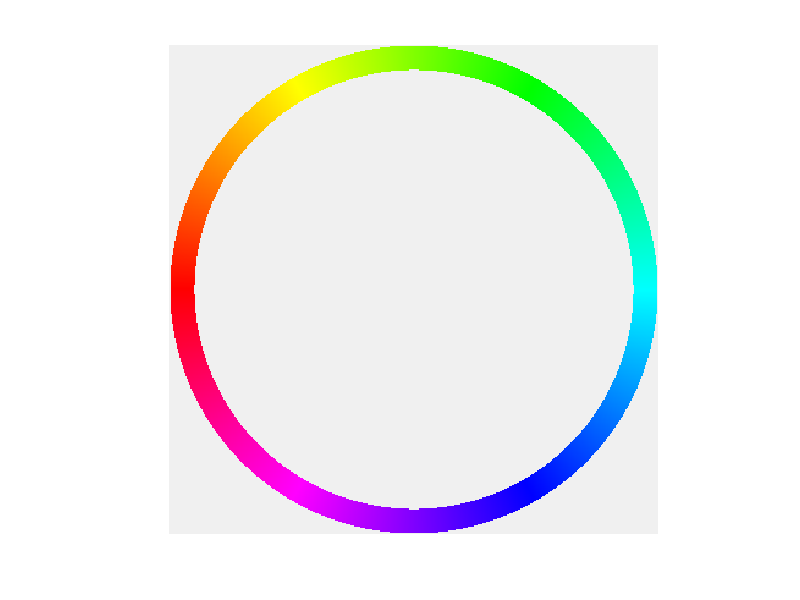

MATLAB code to generate this figure: (Note: this script raises an error after producing the figure.)
% generate_colormap.m
%
% Utility script for generating a colormap along a user-defined path in hsv
% space.
%
% Nathanael Kazmierczak, 06/28/2023


% degrees = 0:355;
%% Generate the hue ring
n = 400;
rectbase = linspace(-1,1,n);
[xspace,yspace] = meshgrid(rectbase,rectbase);
[theta,rho] = cart2pol(xspace,yspace);
goodinds = (rho <= 1) & (rho >= 0.9);
hues = (theta - min(min(theta)))/(2*pi);
sats = ones(size(hues));
vals = ones(size(hues));
[rgb] = hsv2rgb([hues(:),sats(:),vals(:)]);
rgb(~goodinds,:) = 0.94;
r = reshape(rgb(:,1),size(hues));
g = reshape(rgb(:,2),size(hues));
b = reshape(rgb(:,3),size(hues));
figure;
imshow(cat(3,r,g,b));

%% Generate the saturation/value triangle 
thishue = 0.5;  % for the sake of generating this.
density = 0.002;
[ RGB_color_stack ] = getTriangleColorLegend(density,[thishue,1,1],[thishue,0,1]);
figure;
imagesc(RGB_color_stack);
% points = [0,0;
%           0.5,sqrt(3)/2;
%           1,0];
% n2 = 400;
% rectbase2 = linspace(0,1,n);
% [xspace2,yspace2] = meshgrid(rectbase2,rectbase2);
% ppoints = permute(points,[3,2,1]);
% xdist = ppoints(:,1,:) - xspace2;
% ydist = ppoints(:,2,:) - yspace2;
% dists = sqrt(xdist.^2 + ydist.^2);
% % saturation as dist1 / total dist to points 1 v 2
% sat2 = dists(:,:,1)./(dists(:,:,1) + dists(:,:,3));
% % val2 = dists(:,:,2)./(dists(:,:,2) + dists(:,:,3));
% val2 = dists(:,:,2);
% % sat2 = xspace2;
% % val2 = flipud(yspace2);
% hue2 = thishue*ones(size(sat2));
% [rgb2] = hsv2rgb([hue2(:),sat2(:),val2(:)]);
% goodinds2 = 
% % rgb2(~goodinds,:) = 0.94;
% r2 = reshape(rgb2(:,1),size(hues));
% g2 = reshape(rgb2(:,2),size(hues));
% b2 = reshape(rgb2(:,3),size(hues));
% figure;
% imshow(cat(3,r2,g2,b2));

